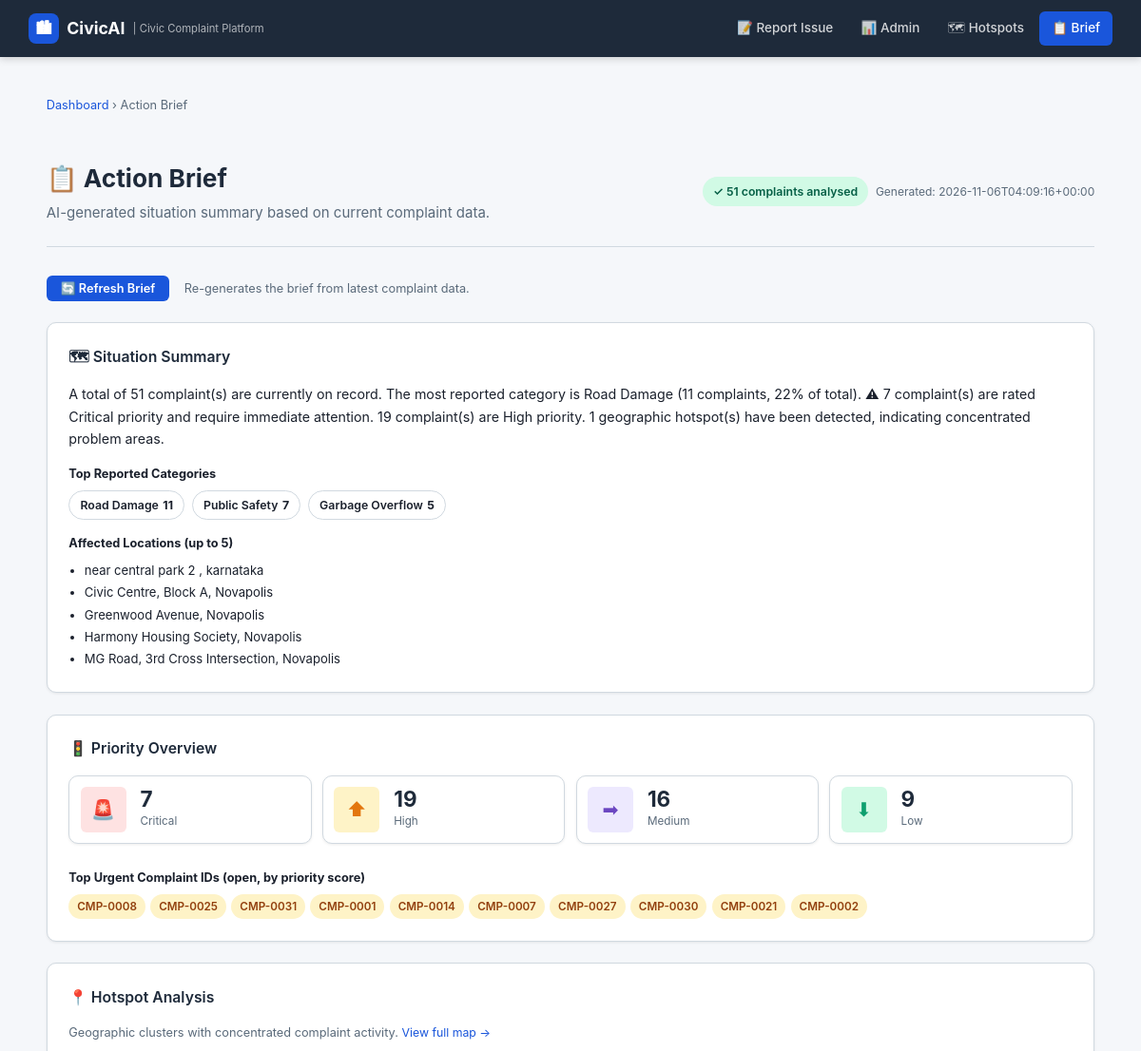
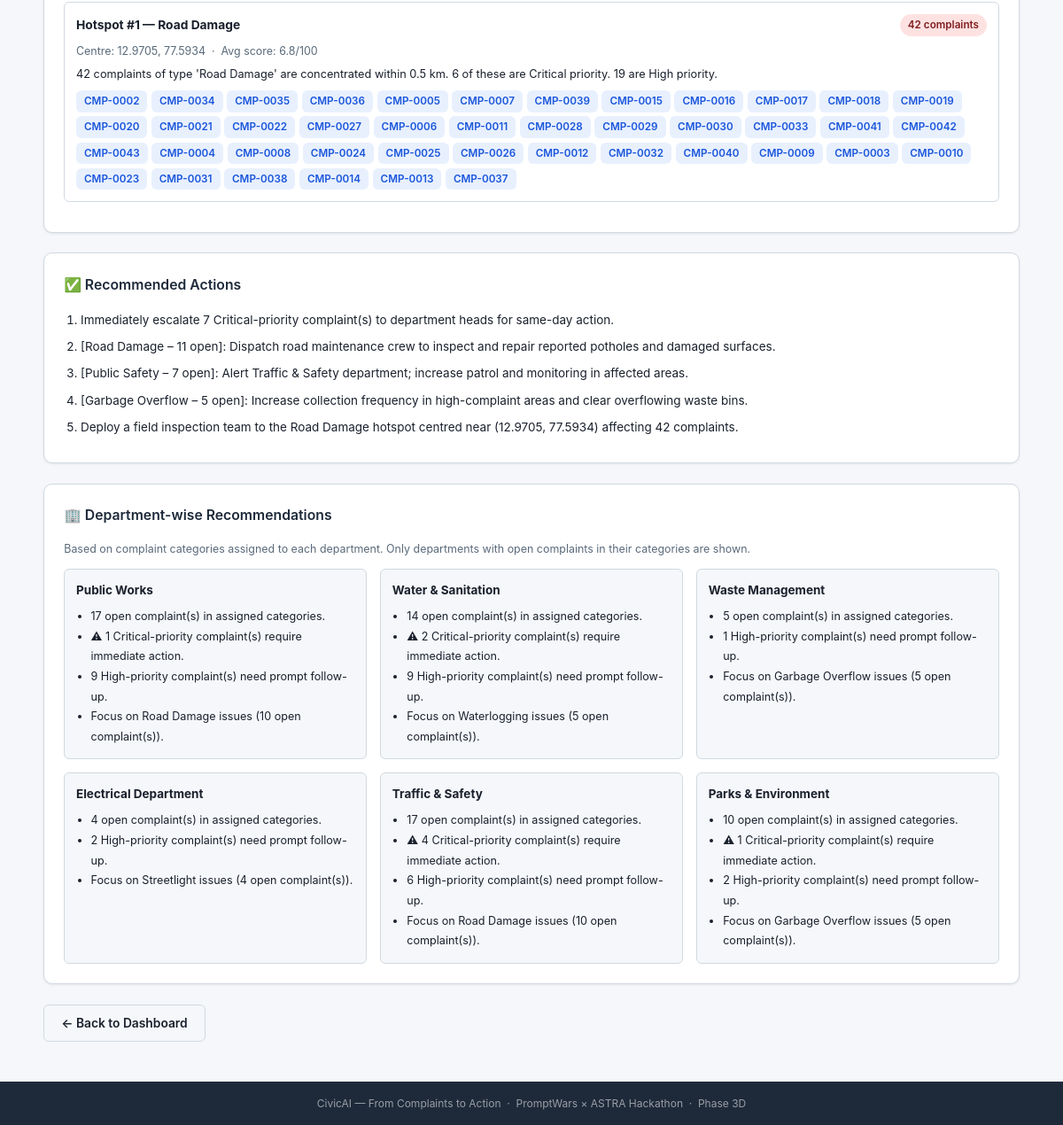
Screenshot of /admin/brief with the database file from the repository (2 pictures, top to bottom).
### tables this page shows
CREATE TABLE complaints (
    id               INTEGER PRIMARY KEY AUTOINCREMENT,
    complaint_id     TEXT    NOT NULL UNIQUE,
    title            TEXT    NOT NULL,
    description      TEXT    NOT NULL,
    category         TEXT    NOT NULL,
    ai_category      TEXT,
    ai_summary       TEXT,
    image_path       TEXT,
    latitude         REAL,
    longitude        REAL,
    address          TEXT,
    priority_score   REAL    NOT NULL DEFAULT 0.0,
    priority_level   TEXT    NOT NULL DEFAULT 'Low',
    priority_reason  TEXT,
    status           TEXT    NOT NULL DEFAULT 'Submitted',
    department_id    INTEGER,
    assigned_officer INTEGER,
    created_at       TEXT    NOT NULL DEFAULT (datetime('now')),
    updated_at       TEXT    NOT NULL DEFAULT (datetime('now')),
    resolved_at      TEXT, ai_confidence   REAL, ai_explanation  TEXT, ai_needs_review INTEGER NOT NULL DEFAULT 0,
    FOREIGN KEY (department_id)    REFERENCES departments(id) ON DELETE SET NULL,
    FOREIGN KEY (assigned_officer) REFERENCES officers(id)    ON DELETE SET NULL
);

### routes/admin.py (the view)
@admin_bp.route("/brief")
def action_brief():
    from ai.action_brief import get_brief_generator
    complaints   = _get_all_complaints_for_brief()
    geo_comps    = _get_geo_complaints()
    detector     = get_hotspot_detector()
    hotspot_list = detector.detect([dict(c) for c in geo_comps])
    generator = get_brief_generator()
    brief     = generator.generate(complaints, hotspot_list)
    return render_template("admin/brief.html", brief=brief)

### ai/action_brief.py (called while the page is built)
def _hotspot_reason(hotspot) -> str:
    parts: list[str] = [
        f"{hotspot.count} complaints of type '{hotspot.dominant_category}' are "
        f"concentrated within {hotspot.radius_km:.1f} km."
    ]
    if hotspot.critical_count > 0:
        parts.append(
            f"{hotspot.critical_count} of these are Critical priority."
        )
    if hotspot.high_count > 0:
        parts.append(f"{hotspot.high_count} are High priority.")
    if hotspot.avg_priority_score >= 50:
        parts.append(
            f"Average priority score is {hotspot.avg_priority_score:.1f}/100 — above threshold."
        )
    return " ".join(parts)

def get_brief_generator() -> ActionBriefGenerator:
    global _generator_instance
    if _generator_instance is None:
        _generator_instance = ActionBriefGenerator()
    return _generator_instance

    def generate(
        self,
        complaints: list[dict],
        hotspots: list | None = None,
    ) -> ActionBrief:
        try:
            return self._build_brief(complaints, hotspots or [])
        except Exception as exc:
            logger.error("ActionBriefGenerator.generate failed: %s", exc)
            return _empty_brief(status="partial")

    def _build_hotspot_analysis(self, hotspots: list) -> list[HotspotSummary]:
        summaries: list[HotspotSummary] = []
        for idx, h in enumerate(hotspots, start=1):
            reason = _hotspot_reason(h)
            summaries.append(HotspotSummary(
                index              = idx,
                center_lat         = h.center_lat,
                center_lon         = h.center_lon,
                count              = h.count,
                dominant_category  = h.dominant_category,
                critical_count     = h.critical_count,
                high_count         = h.high_count,
                avg_priority_score = h.avg_priority_score,
                complaint_ids      = list(h.complaint_ids),
                attention_reason   = reason,
            ))
        return summaries

### ai/hotspot_detector.py (called while the page is built)
def haversine_km(lat1: float, lon1: float, lat2: float, lon2: float) -> float:
    R = 6371.0
    dlat = math.radians(lat2 - lat1)
    dlon = math.radians(lon2 - lon1)
    a = (
        math.sin(dlat / 2) ** 2
        + math.cos(math.radians(lat1))
        * math.cos(math.radians(lat2))
        * math.sin(dlon / 2) ** 2
    )
    return R * 2 * math.asin(math.sqrt(a))

### routes/admin.py (called while the page is built)
@admin_bp.before_request
def _admin_auth_before_request():
    _check_admin_auth()

### templates/admin/brief.html (shortened to what this page needs)
{% extends "base.html" %}
{% block content %}
<div class="container">
  <nav aria-label="Breadcrumb" style="margin-bottom:1rem;font-size:.85rem;color:var(--text-muted);">
    <a href="{{ url_for('admin.dashboard') }}">Dashboard</a>
    &rsaquo;
    <span>Action Brief</span>
  </nav>
  <div class="page-header">
    <div class="flex justify-between items-center" style="flex-wrap:wrap;gap:1rem;">
      <div>
        <h1>📋 Action Brief</h1>
        <p>AI-generated situation summary based on current complaint data.</p>
      </div>
      <div class="flex gap-1" style="align-items:center;flex-wrap:wrap;">
        {% if brief.status == "ok" %}
        <span class="badge badge-resolved" style="padding:.35rem .75rem;font-size:.82rem;">
          ✓ {{ brief.total_analysed }} complaint{{ 's' if brief.total_analysed != 1 else '' }} analysed
        </span>
        {% elif brief.status == "empty" %}
        <span class="badge badge-under-review" style="padding:.35rem .75rem;font-size:.82rem;">
          No data yet
        </span>
        {% else %}
        <span class="badge badge-rejected" style="padding:.35rem .75rem;font-size:.82rem;">
          Partial data
        </span>
        {% endif %}
        <span class="text-muted text-sm" style="font-size:.8rem;">
          Generated: {{ brief.generated_at }}
        </span>
      </div>
    </div>
  </div>
  <form method="POST" action="{{ url_for('admin.action_brief_generate') }}"
        style="margin-bottom:1.5rem;">
    <button type="submit" class="btn btn-primary"
            style="font-size:.85rem;padding:.4rem 1rem;">
      🔄 Refresh Brief
    </button>
    <span class="text-muted text-sm" style="margin-left:.75rem;">
      Re-generates the brief from latest complaint data.
    </span>
  </form>
  {% if brief.status == "empty" %}
  <div class="card">
    <div class="hotspot-empty" style="text-align:center;padding:3rem 1rem;color:var(--text-muted);">
      <div style="font-size:3rem;margin-bottom:.75rem;">📭</div>
      <h3 style="margin:0 0 .5rem;font-size:1.1rem;color:var(--text);">No complaints on record</h3>
      <p style="margin:0;font-size:.9rem;max-width:440px;margin:0 auto;">
        The action brief will be generated automatically once civic complaints have been submitted.
      </p>
    </div>
  </div>
  {% else %}
  <div class="card" style="margin-bottom:1.5rem;">
    <h2 class="card-title">🗺 Situation Summary</h2>
    <p style="font-size:.95rem;line-height:1.65;color:var(--text);">
      {{ brief.situation_summary }}
    </p>
    {% if brief.top_categories %}
    <div style="margin-top:1rem;">
      <p style="font-size:.85rem;font-weight:700;margin-bottom:.5rem;">Top Reported Categories</p>
      <div class="flex gap-1" style="flex-wrap:wrap;">
        {% for cat, count in brief.top_categories %}
        <span class="badge"
              style="background:var(--surface);color:var(--text);border:1px solid var(--border);padding:.3rem .75rem;font-size:.82rem;">
          {{ cat }} <strong style="margin-left:.3rem;">{{ count }}</strong>
        </span>
        {% endfor %}
      </div>
    </div>
    {% endif %}
    {% if brief.affected_locations %}
    <div style="margin-top:1rem;">
      <p style="font-size:.85rem;font-weight:700;margin-bottom:.4rem;">Affected Locations (up to 5)</p>
      <ul style="margin:0;padding-left:1.1rem;font-size:.87rem;line-height:1.8;">
        {% for loc in brief.affected_locations %}
        <li>{{ loc | e }}</li>
        {% endfor %}
      </ul>
    </div>
    {% endif %}
  </div>
  <div class="card" style="margin-bottom:1.5rem;">
    <h2 class="card-title">🚦 Priority Overview</h2>
    <div class="stats-grid" style="grid-template-columns:repeat(auto-fit,minmax(120px,1fr));gap:.75rem;margin-top:.5rem;">
      <div class="stat-card" style="padding:.75rem;">
        <div class="stat-icon red">🚨</div>
        <div>
          <div class="stat-value" style="font-size:1.5rem;">{{ brief.priority_overview.critical }}</div>
          <div class="stat-label">Critical</div>
        </div>
      </div>
      <div class="stat-card" style="padding:.75rem;">
        <div class="stat-icon orange">⬆</div>
        <div>
          <div class="stat-value" style="font-size:1.5rem;">{{ brief.priority_overview.high }}</div>
          <div class="stat-label">High</div>
        </div>
      </div>
      <div class="stat-card" style="padding:.75rem;">
        <div class="stat-icon purple">➡</div>
        <div>
          <div class="stat-value" style="font-size:1.5rem;">{{ brief.priority_overview.medium }}</div>
          <div class="stat-label">Medium</div>
        </div>
      </div>
      <div class="stat-card" style="padding:.75rem;">
        <div class="stat-icon green">⬇</div>
        <div>
          <div class="stat-value" style="font-size:1.5rem;">{{ brief.priority_overview.low }}</div>
          <div class="stat-label">Low</div>
        </div>
      </div>
    </div>
    {% if brief.urgent_complaints %}
    <div style="margin-top:1rem;">
      <p style="font-size:.85rem;font-weight:700;margin-bottom:.4rem;">
        Top Urgent Complaint IDs (open, by priority score)
      </p>
      <div style="display:flex;flex-wrap:wrap;gap:.35rem;">
        {% for cid in brief.urgent_complaints %}
        <a href="{{ url_for('admin.complaint_detail', complaint_id=cid) }}"
           class="badge badge-under-review"
           style="padding:.25rem .6rem;font-size:.78rem;text-decoration:none;">
          {{ cid }}
        </a>
        {% endfor %}
      </div>
    </div>
    {% endif %}
  </div>
  {% if brief.hotspot_analysis %}
  <div class="card" style="margin-bottom:1.5rem;">
    <h2 class="card-title">📍 Hotspot Analysis</h2>
    <p style="font-size:.85rem;color:var(--text-muted);margin-bottom:.75rem;">
      Geographic clusters with concentrated complaint activity.
      <a href="{{ url_for('admin.hotspots') }}" style="font-size:.82rem;">View full map →</a>
    </p>
    {% for hs in brief.hotspot_analysis %}
    <div style="border:1px solid var(--border);border-radius:var(--radius-sm);padding:.85rem;margin-bottom:.75rem;background:var(--surface);">
      <div class="flex justify-between items-center" style="flex-wrap:wrap;gap:.5rem;margin-bottom:.5rem;">
        <strong style="font-size:.92rem;">
          Hotspot #{{ hs.index }} — {{ hs.dominant_category }}
        </strong>
        <span class="badge {% if hs.critical_count > 0 %}badge-critical{% elif hs.high_count > 0 %}badge-high{% else %}badge-medium{% endif %}"
              style="padding:.2rem .6rem;font-size:.78rem;">
          {{ hs.count }} complaint{{ 's' if hs.count != 1 else '' }}
        </span>
      </div>
      <p style="font-size:.83rem;color:var(--text-muted);margin-bottom:.4rem;">
        Centre: {{ "%.4f"|format(hs.center_lat) }}, {{ "%.4f"|format(hs.center_lon) }}
        &nbsp;·&nbsp; Avg score: {{ "%.1f"|format(hs.avg_priority_score) }}/100
      </p>
      <p style="font-size:.85rem;margin-bottom:.5rem;">{{ hs.attention_reason }}</p>
      <div style="display:flex;flex-wrap:wrap;gap:.3rem;">
        {% for cid in hs.complaint_ids %}
        <a href="{{ url_for('admin.complaint_detail', complaint_id=cid) }}"
           class="action-link" style="font-size:.78rem;">{{ cid }}</a>
        {% endfor %}
      </div>
    </div>
    {% endfor %}
  </div>
  {% endif %}
  {% if brief.recommendations %}
  <div class="card" style="margin-bottom:1.5rem;">
    <h2 class="card-title">✅ Recommended Actions</h2>
    <ol style="padding-left:1.25rem;margin:0;font-size:.9rem;line-height:1.9;">
      {% for rec in brief.recommendations %}
      <li style="margin-bottom:.3rem;">{{ rec }}</li>
      {% endfor %}
    </ol>
  </div>
  {% endif %}
  {% if brief.dept_recommendations %}
  <div class="card" style="margin-bottom:1.5rem;">
    <h2 class="card-title">🏢 Department-wise Recommendations</h2>
    <p style="font-size:.83rem;color:var(--text-muted);margin-bottom:.85rem;">
      Based on complaint categories assigned to each department.
      Only departments with open complaints in their categories are shown.
    </p>
    <div style="display:grid;grid-template-columns:repeat(auto-fill,minmax(300px,1fr));gap:1rem;">
      {% for dept, actions in brief.dept_recommendations.items() %}
      <div style="border:1px solid var(--border);border-radius:var(--radius-sm);padding:.85rem;background:var(--bg);">
        <p style="font-weight:700;font-size:.9rem;margin-bottom:.5rem;">{{ dept | e }}</p>
        <ul style="margin:0;padding-left:1.1rem;font-size:.84rem;line-height:1.8;color:var(--text);">
          {% for action in actions %}
          <li>{{ action }}</li>
          {% endfor %}
        </ul>
      </div>
      {% endfor %}
    </div>
  </div>
  {% endif %}
  {% endif %}
  <div style="margin-top:1.5rem;">
    <a href="{{ url_for('admin.dashboard') }}" class="btn btn-secondary">
      ← Back to Dashboard
    </a>
  </div>
</div>
{% endblock %}

### static/css/main.css (style rules this page uses)
*, *::before, *::after { box-sizing: border-box; margin: 0; padding: 0; }
:root { --brand-blue: #1a56db; --brand-dark: #1e2a3a; --brand-light: #e8f0fe; --accent-green: #0d9f6e; --accent-orange: #e3760e; --accent-red: #e02020; --accent-purple: #6b46c1; --bg: #f5f7fa; --surface: #ffffff; --border: #d1d9e0; --text: #1a202c; --text-muted: #5a6a7a; --shadow-sm: 0 1px 3px rgba(0,0,0,.08); --shadow-md: 0 4px 12px rgba(0,0,0,.10); --radius-sm: 6px; --radius-md: 10px; --radius-lg: 16px; --font: -apple-system, "Segoe UI", system-ui, sans-serif; --font-mono: "Cascadia Code", "Fira Code", monospace; }
html { font-size: 15px; scroll-behavior: smooth; }
body { font-family: var(--font); background: var(--bg); color: var(--text); line-height: 1.6; min-height: 100vh; }
a { color: var(--brand-blue); text-decoration: none; }
.container { max-width: 1140px; margin: 0 auto; padding: 0 1.25rem; }
.page-wrap { min-height: 100vh; display: flex; flex-direction: column; }
.page-header { padding: 2rem 0 1.5rem; border-bottom: 1px solid var(--border); margin-bottom: 2rem; }
.page-header h1 { font-size: 1.75rem; font-weight: 700; color: var(--brand-dark); margin-bottom: .25rem; }
.page-header p { color: var(--text-muted); }
.card { background: var(--surface); border: 1px solid var(--border); border-radius: var(--radius-md); padding: 1.5rem; box-shadow: var(--shadow-sm); }
.card-title { font-size: 1.05rem; font-weight: 600; margin-bottom: 1rem; color: var(--brand-dark); }
.stats-grid { display: grid; grid-template-columns: repeat(auto-fit, minmax(170px, 1fr)); gap: 1rem; margin-bottom: 1.75rem; }
.stat-card { background: var(--surface); border: 1px solid var(--border); border-radius: var(--radius-md); padding: 1.25rem 1.5rem; display: flex; align-items: center; gap: 1rem; box-shadow: var(--shadow-sm); }
.stat-icon { width: 48px; height: 48px; border-radius: var(--radius-sm); display: flex; align-items: center; justify-content: center; font-size: 1.35rem; flex-shrink: 0; }
.stat-icon.orange { background: #fef3c7; color: var(--accent-orange); }
.stat-icon.green { background: #d1fae5; color: var(--accent-green); }
.stat-icon.red { background: #fee2e2; color: var(--accent-red); }
.stat-icon.purple { background: #ede9fe; color: var(--accent-purple); }
.stat-value { font-size: 1.9rem; font-weight: 700; color: var(--brand-dark); line-height: 1; }
.stat-label { font-size: .78rem; color: var(--text-muted); margin-top: .2rem; }
.btn { display: inline-flex; align-items: center; gap: .4rem; padding: .6rem 1.3rem; border: none; border-radius: var(--radius-sm); font-family: var(--font); font-size: .92rem; font-weight: 600; cursor: pointer; transition: opacity .15s, transform .1s; text-decoration: none; }
.btn-primary { background: var(--brand-blue); color: #fff; }
.btn-secondary { background: var(--bg); color: var(--text); border: 1px solid var(--border); }
.badge { display: inline-flex; align-items: center; padding: .2rem .65rem; border-radius: 999px; font-size: .75rem; font-weight: 600; white-space: nowrap; }
.badge-under-review { background: #fef3c7; color: #92400e; }
.badge-resolved { background: #d1fae5; color: #065f46; }
.badge-critical { background: #fee2e2; color: #7f1d1d; }
.text-muted { color: var(--text-muted); }
.text-sm { font-size: .85rem; }
.flex { display: flex; }
.gap-1 { gap: .5rem; }
.items-center { align-items: center; }
.justify-between { justify-content: space-between; }

### static/css/admin.css (style rules this page uses)
.action-link { font-size: .8rem; font-weight: 600; padding: .2rem .6rem; border-radius: var(--radius-sm); background: var(--brand-light); color: var(--brand-blue); }

### rows the page displays
complaints: category "Road Damage", count "11", address "near central park 2 , karnataka"
complaints: category "Public Safety", count "7"
complaints: category "Garbage Overflow", count "5", complaint "CMP-0006"
complaints: address "Civic Centre, Block A, Novapolis", complaint "CMP-0025"
complaints: address "Greenwood Avenue, Novapolis", complaint "CMP-0014"
complaints: address "Harmony Housing Society, Novapolis", complaint "CMP-0029"
complaints: address "MG Road, 3rd Cross Intersection, Novapolis", complaint "CMP-0031"
complaints: complaint "CMP-0008"
complaints: complaint "CMP-0001"
complaints: complaint "CMP-0007"
complaints: complaint "CMP-0027"
complaints: complaint "CMP-0030"
complaints: complaint "CMP-0021"
complaints: complaint "CMP-0002"
complaints: index "1", dominant_category "Road Damage", count "42", count "s", center_lat "12.9705", center_lon "77.5934", avg_priority_score "6.8", attention_reason "42 complaints of type 'Road Damage' are concentrated within 0.5 km. 6 of these are Critical priority. 19 are High priority.", complaint "CMP-0020"
complaints: complaint "CMP-0034"
complaints: complaint "CMP-0035"
complaints: complaint "CMP-0036"
complaints: complaint "CMP-0005"
complaints: complaint "CMP-0039"
complaints: complaint "CMP-0015"
complaints: complaint "CMP-0016"
complaints: complaint "CMP-0017"
complaints: complaint "CMP-0018"
complaints: complaint "CMP-0019"
complaints: complaint "CMP-0022"
complaints: complaint "CMP-0011"
complaints: complaint "CMP-0028"
complaints: complaint "CMP-0033"
complaints: complaint "CMP-0041"
complaints: complaint "CMP-0042"
complaints: complaint "CMP-0043"
complaints: complaint "CMP-0004"
complaints: complaint "CMP-0024"
complaints: complaint "CMP-0026"
complaints: complaint "CMP-0012"
complaints: complaint "CMP-0032"
complaints: complaint "CMP-0040"
complaints: complaint "CMP-0009"
complaints: complaint "CMP-0003"
complaints: complaint "CMP-0010"
complaints: complaint "CMP-0023"
complaints: complaint "CMP-0038"
complaints: complaint "CMP-0013"
complaints: complaint "CMP-0037"

### other values shown
{{ brief.total_analysed }} "51"
{{ 's' if brief.total_analysed != 1 else '' }} "s"
{{ brief.generated_at }} "2026-11-06T04:09:16+00:00"
{{ brief.priority_overview.critical }} "7"
{{ brief.priority_overview.high }} "19"
{{ brief.priority_overview.medium }} "16"
{{ brief.priority_overview.low }} "9"
{{ rec }} "Immediately escalate 7 Critical-priority complaint(s) to department heads for same-day action." "[Road Damage – 11 open]: Dispatch road maintenance crew to inspect and repair reported potholes and damaged surfaces." "[Public Safety – 7 open]: Alert Traffic & Safety department; increase patrol and monitoring in affected areas." "[Garbage Overflow – 5 open]: Increase collection frequency in high-complaint areas and clear overflowing waste bins." "Deploy a field inspection team to the Road Damage hotspot centred near (12.9705, 77.5934) affecting 42 complaints."
{{ dept | e }} "Public Works" "Water & Sanitation" "Waste Management" "Electrical Department" "Traffic & Safety" "Parks & Environment"
{{ action }} "17 open complaint(s) in assigned categories." "⚠ 1 Critical-priority complaint(s) require immediate action." "9 High-priority complaint(s) need prompt follow-up." "Focus on Road Damage issues (10 open complaint(s))." "14 open complaint(s) in assigned categories." "⚠ 2 Critical-priority complaint(s) require immediate action." "9 High-priority complaint(s) need prompt follow-up." "Focus on Waterlogging issues (5 open complaint(s))." "5 open complaint(s) in assigned categories." "1 High-priority complaint(s) need prompt follow-up." "Focus on Garbage Overflow issues (5 open complaint(s))." "4 open complaint(s) in assigned categories." "2 High-priority complaint(s) need prompt follow-up." "Focus on Streetlight issues (4 open complaint(s))." "17 open complaint(s) in assigned categories." "⚠ 4 Critical-priority complaint(s) require immediate action." "6 High-priority complaint(s) need prompt follow-up." "Focus on Road Damage issues (10 open complaint(s))." "10 open complaint(s) in assigned categories." "⚠ 1 Critical-priority complaint(s) require immediate action." "2 High-priority complaint(s) need prompt follow-up." "Focus on Garbage Overflow issues (5 open complaint(s))."
